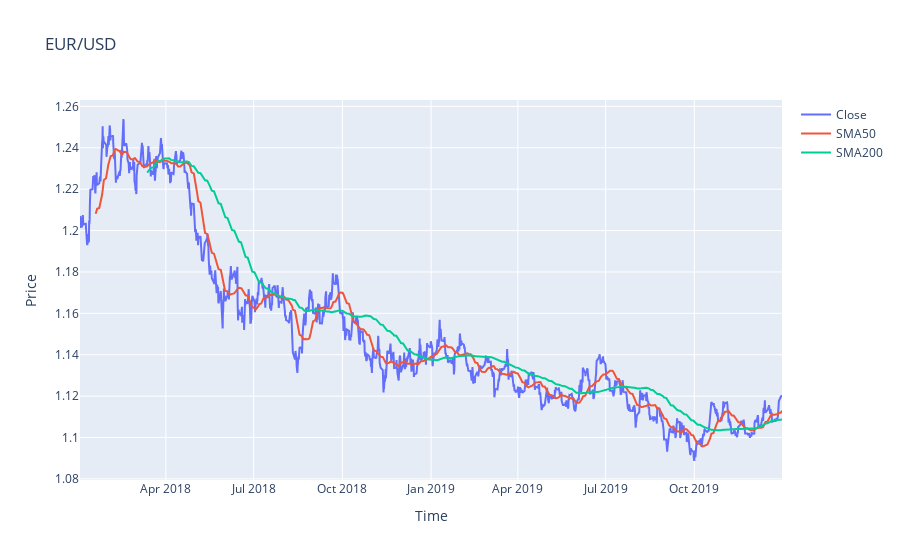

The notebook cell saved with this chart:
### Code cell
fig = go.Figure()

fig.add_traces(go.Scatter(x=data.index, y=data.Close, name='Close'))
fig.add_traces(go.Scatter(x=data.index, y=data.SMA50, name='SMA50'))
fig.add_traces(go.Scatter(x=data.index, y=data.SMA200, name='SMA200'))

fig.update_layout(title='EUR/USD', xaxis_title='Time', yaxis_title='Price')

fig.show()

### Figure 1 — Plotly figure (JSON) as saved in the notebook; plotly's stock layout.template omitted (floating-point values rounded to 4 significant figures; data arrays with more than 128 entries replaced by an {"elided": "..."} marker saying what was removed)
{"data": [{"name": "Close", "type": "scatter", "x": {"elided": "2070 str values"}, "y": {"elided": "2070 float values"}}, {"name": "SMA50", "type": "scatter", "x": {"elided": "2070 str values"}, "y": {"elided": "2070 float values"}}, {"name": "SMA200", "type": "scatter", "x": {"elided": "2070 str values"}, "y": {"elided": "2070 float values"}}], "layout": {"title": {"text": "EUR/USD"}, "xaxis": {"title": {"text": "Time"}}, "yaxis": {"title": {"text": "Price"}}}}
